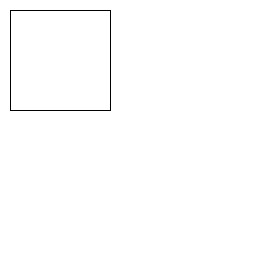
Frame 1 (no input)
Frame 60 (the mouse pressed at the canvas centre just before this capture): identical to frame 1, image omitted
Frame 120 (the mouse held since frame 60 and released just before this capture): identical to frame 1, image omitted

The Processing sketch that drew this single still picture (run headless with seeded random() and noise(); from frame 60 on, the mouse is pressed at the canvas centre):

// Processing sketch: opdracht
// ── opdracht.pde
void setup(){
   size(255,255); 
   background(255);
}

void draw(){
   rect(10,10,100,100); 
}
